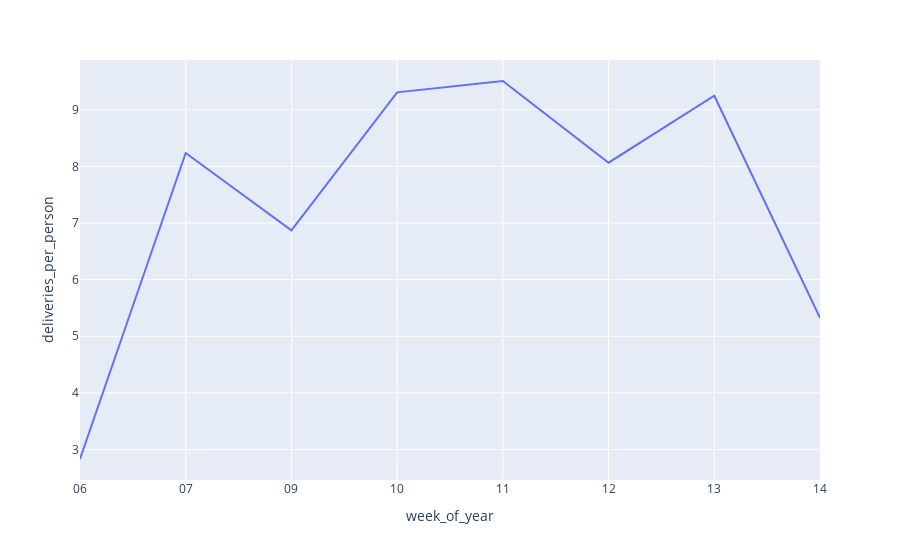

Notebook source saved alongside this figure:
### Markdown cell above
### 2.1.5 Deliveries quantity by deliverer person per week

### Code cell
df_aux01 = df2[['id', 'week_of_year']].groupby('week_of_year').count().reset_index()
df_aux02 = df2[['week_of_year', 'delivery_person_id']].groupby('week_of_year').nunique().reset_index()
df_aux = pd.merge(df_aux01, df_aux02, how='inner')
df_aux['deliveries_per_person'] = df_aux['id'] / df_aux['delivery_person_id']

px.line(df_aux, x='week_of_year', y='deliveries_per_person')

### Figure 1 — Plotly figure (JSON) as saved in the notebook; plotly's stock layout.template omitted (floating-point values rounded to 4 significant figures)
{"data": [{"hovertemplate": "week_of_year=%{x}<br>deliveries_per_person=%{y}<extra></extra>", "legendgroup": "", "line": {"color": "#636efa", "dash": "solid"}, "marker": {"symbol": "circle"}, "mode": "lines", "name": "", "orientation": "v", "showlegend": false, "type": "scatter", "x": ["06", "07", "09", "10", "11", "12", "13", "14"], "xaxis": "x", "y": [2.834, 8.235, 6.871, 9.306, 9.506, 8.064, 9.246, 5.325], "yaxis": "y"}], "layout": {"legend": {"tracegroupgap": 0}, "margin": {"t": 60}, "xaxis": {"anchor": "y", "domain": [0, 1], "title": {"text": "week_of_year"}}, "yaxis": {"anchor": "x", "domain": [0, 1], "title": {"text": "deliveries_per_person"}}}}
